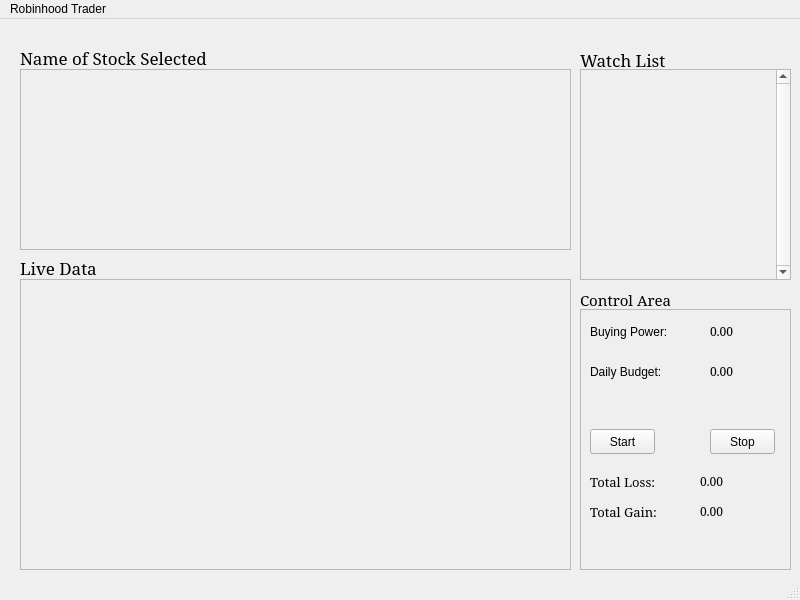
<?xml version="1.0" encoding="UTF-8"?>
<ui version="4.0">
 <class>MainWindow</class>
 <widget class="QMainWindow" name="MainWindow">
  <property name="geometry">
   <rect>
    <x>0</x>
    <y>0</y>
    <width>800</width>
    <height>600</height>
   </rect>
  </property>
  <property name="windowTitle">
   <string>MainWindow</string>
  </property>
  <widget class="QWidget" name="centralwidget">
   <widget class="QWidget" name="gridLayoutWidget">
    <property name="geometry">
     <rect>
      <x>20</x>
      <y>50</y>
      <width>551</width>
      <height>181</height>
     </rect>
    </property>
    <layout class="QGridLayout" name="stats_grid_layout">
     <item row="0" column="0">
      <widget class="QFrame" name="stats_frame">
       <property name="frameShape">
        <enum>QFrame::StyledPanel</enum>
       </property>
       <property name="frameShadow">
        <enum>QFrame::Raised</enum>
       </property>
      </widget>
     </item>
    </layout>
   </widget>
   <widget class="QWidget" name="gridLayoutWidget_2">
    <property name="geometry">
     <rect>
      <x>20</x>
      <y>260</y>
      <width>551</width>
      <height>291</height>
     </rect>
    </property>
    <layout class="QGridLayout" name="plots_grid_layout">
     <item row="0" column="0">
      <widget class="QFrame" name="plot_frame">
       <property name="frameShape">
        <enum>QFrame::StyledPanel</enum>
       </property>
       <property name="frameShadow">
        <enum>QFrame::Raised</enum>
       </property>
      </widget>
     </item>
    </layout>
   </widget>
   <widget class="QWidget" name="gridLayoutWidget_3">
    <property name="geometry">
     <rect>
      <x>580</x>
      <y>50</y>
      <width>211</width>
      <height>211</height>
     </rect>
    </property>
    <layout class="QGridLayout" name="watch_list_layout">
     <item row="0" column="0">
      <widget class="QScrollArea" name="watch_list_scroll_area">
       <property name="verticalScrollBarPolicy">
        <enum>Qt::ScrollBarAlwaysOn</enum>
       </property>
       <property name="widgetResizable">
        <bool>true</bool>
       </property>
       <widget class="QWidget" name="scrollAreaWidgetContents">
        <property name="geometry">
         <rect>
          <x>0</x>
          <y>0</y>
          <width>193</width>
          <height>207</height>
         </rect>
        </property>
       </widget>
      </widget>
     </item>
    </layout>
   </widget>
   <widget class="QWidget" name="gridLayoutWidget_4">
    <property name="geometry">
     <rect>
      <x>580</x>
      <y>290</y>
      <width>211</width>
      <height>261</height>
     </rect>
    </property>
    <layout class="QGridLayout" name="control_area_layout">
     <item row="0" column="0">
      <widget class="QFrame" name="control_frame">
       <property name="frameShape">
        <enum>QFrame::StyledPanel</enum>
       </property>
       <property name="frameShadow">
        <enum>QFrame::Raised</enum>
       </property>
       <widget class="QPushButton" name="control_start">
        <property name="geometry">
         <rect>
          <x>10</x>
          <y>120</y>
          <width>65</width>
          <height>25</height>
         </rect>
        </property>
        <property name="text">
         <string>Start</string>
        </property>
       </widget>
       <widget class="QPushButton" name="control_stop">
        <property name="geometry">
         <rect>
          <x>130</x>
          <y>120</y>
          <width>65</width>
          <height>25</height>
         </rect>
        </property>
        <property name="text">
         <string>Stop</string>
        </property>
       </widget>
       <widget class="QLabel" name="control_loss_label">
        <property name="geometry">
         <rect>
          <x>10</x>
          <y>160</y>
          <width>100</width>
          <height>25</height>
         </rect>
        </property>
        <property name="font">
         <font>
          <family>Serif</family>
          <pointsize>10</pointsize>
         </font>
        </property>
        <property name="text">
         <string>Total Loss: </string>
        </property>
       </widget>
       <widget class="QLabel" name="control_gain_label">
        <property name="geometry">
         <rect>
          <x>10</x>
          <y>190</y>
          <width>100</width>
          <height>25</height>
         </rect>
        </property>
        <property name="font">
         <font>
          <family>Serif</family>
          <pointsize>10</pointsize>
         </font>
        </property>
        <property name="text">
         <string>Total Gain:</string>
        </property>
       </widget>
       <widget class="QLabel" name="control_loss_money_label">
        <property name="geometry">
         <rect>
          <x>120</x>
          <y>160</y>
          <width>65</width>
          <height>25</height>
         </rect>
        </property>
        <property name="font">
         <font>
          <family>Serif</family>
         </font>
        </property>
        <property name="text">
         <string>0.00</string>
        </property>
       </widget>
       <widget class="QLabel" name="control_gain_money_label">
        <property name="geometry">
         <rect>
          <x>120</x>
          <y>190</y>
          <width>65</width>
          <height>25</height>
         </rect>
        </property>
        <property name="font">
         <font>
          <family>Serif</family>
         </font>
        </property>
        <property name="text">
         <string>0.00</string>
        </property>
       </widget>
       <widget class="QLabel" name="buying_power_label">
        <property name="geometry">
         <rect>
          <x>10</x>
          <y>10</y>
          <width>100</width>
          <height>25</height>
         </rect>
        </property>
        <property name="text">
         <string>Buying Power: </string>
        </property>
       </widget>
       <widget class="QLabel" name="daily_budget_label">
        <property name="geometry">
         <rect>
          <x>10</x>
          <y>50</y>
          <width>100</width>
          <height>25</height>
         </rect>
        </property>
        <property name="text">
         <string>Daily Budget:</string>
        </property>
       </widget>
       <widget class="QLabel" name="buying_power_money_label">
        <property name="geometry">
         <rect>
          <x>130</x>
          <y>10</y>
          <width>70</width>
          <height>25</height>
         </rect>
        </property>
        <property name="font">
         <font>
          <family>Serif</family>
         </font>
        </property>
        <property name="text">
         <string>0.00</string>
        </property>
       </widget>
       <widget class="QLabel" name="daily_budget_money_label">
        <property name="geometry">
         <rect>
          <x>130</x>
          <y>50</y>
          <width>70</width>
          <height>25</height>
         </rect>
        </property>
        <property name="font">
         <font>
          <family>Serif</family>
         </font>
        </property>
        <property name="text">
         <string>0.00</string>
        </property>
       </widget>
      </widget>
     </item>
    </layout>
   </widget>
   <widget class="QLabel" name="watch_list_label">
    <property name="geometry">
     <rect>
      <x>580</x>
      <y>30</y>
      <width>101</width>
      <height>21</height>
     </rect>
    </property>
    <property name="font">
     <font>
      <family>Serif</family>
      <pointsize>13</pointsize>
     </font>
    </property>
    <property name="text">
     <string>Watch List</string>
    </property>
   </widget>
   <widget class="QLabel" name="name_of_stock_selected">
    <property name="geometry">
     <rect>
      <x>20</x>
      <y>30</y>
      <width>211</width>
      <height>17</height>
     </rect>
    </property>
    <property name="font">
     <font>
      <family>Serif</family>
      <pointsize>13</pointsize>
     </font>
    </property>
    <property name="text">
     <string>Name of Stock Selected</string>
    </property>
   </widget>
   <widget class="QLabel" name="plot_label">
    <property name="geometry">
     <rect>
      <x>20</x>
      <y>240</y>
      <width>101</width>
      <height>17</height>
     </rect>
    </property>
    <property name="font">
     <font>
      <family>Serif</family>
      <pointsize>13</pointsize>
     </font>
    </property>
    <property name="text">
     <string>Live Data</string>
    </property>
   </widget>
   <widget class="QLabel" name="control_area_label">
    <property name="geometry">
     <rect>
      <x>580</x>
      <y>270</y>
      <width>111</width>
      <height>21</height>
     </rect>
    </property>
    <property name="sizePolicy">
     <sizepolicy hsizetype="Maximum" vsizetype="Maximum">
      <horstretch>0</horstretch>
      <verstretch>0</verstretch>
     </sizepolicy>
    </property>
    <property name="maximumSize">
     <size>
      <width>1000</width>
      <height>1000</height>
     </size>
    </property>
    <property name="font">
     <font>
      <family>Serif</family>
      <pointsize>11</pointsize>
     </font>
    </property>
    <property name="frameShape">
     <enum>QFrame::NoFrame</enum>
    </property>
    <property name="text">
     <string>Control Area</string>
    </property>
    <property name="alignment">
     <set>Qt::AlignLeading|Qt::AlignLeft|Qt::AlignTop</set>
    </property>
   </widget>
  </widget>
  <widget class="QMenuBar" name="menubar">
   <property name="geometry">
    <rect>
     <x>0</x>
     <y>0</y>
     <width>800</width>
     <height>22</height>
    </rect>
   </property>
   <widget class="QMenu" name="menu_robinhood_trader">
    <property name="title">
     <string>Robinhood Trader</string>
    </property>
   </widget>
   <addaction name="menu_robinhood_trader"/>
  </widget>
  <widget class="QStatusBar" name="statusbar"/>
 </widget>
 <resources/>
 <connections/>
</ui>
